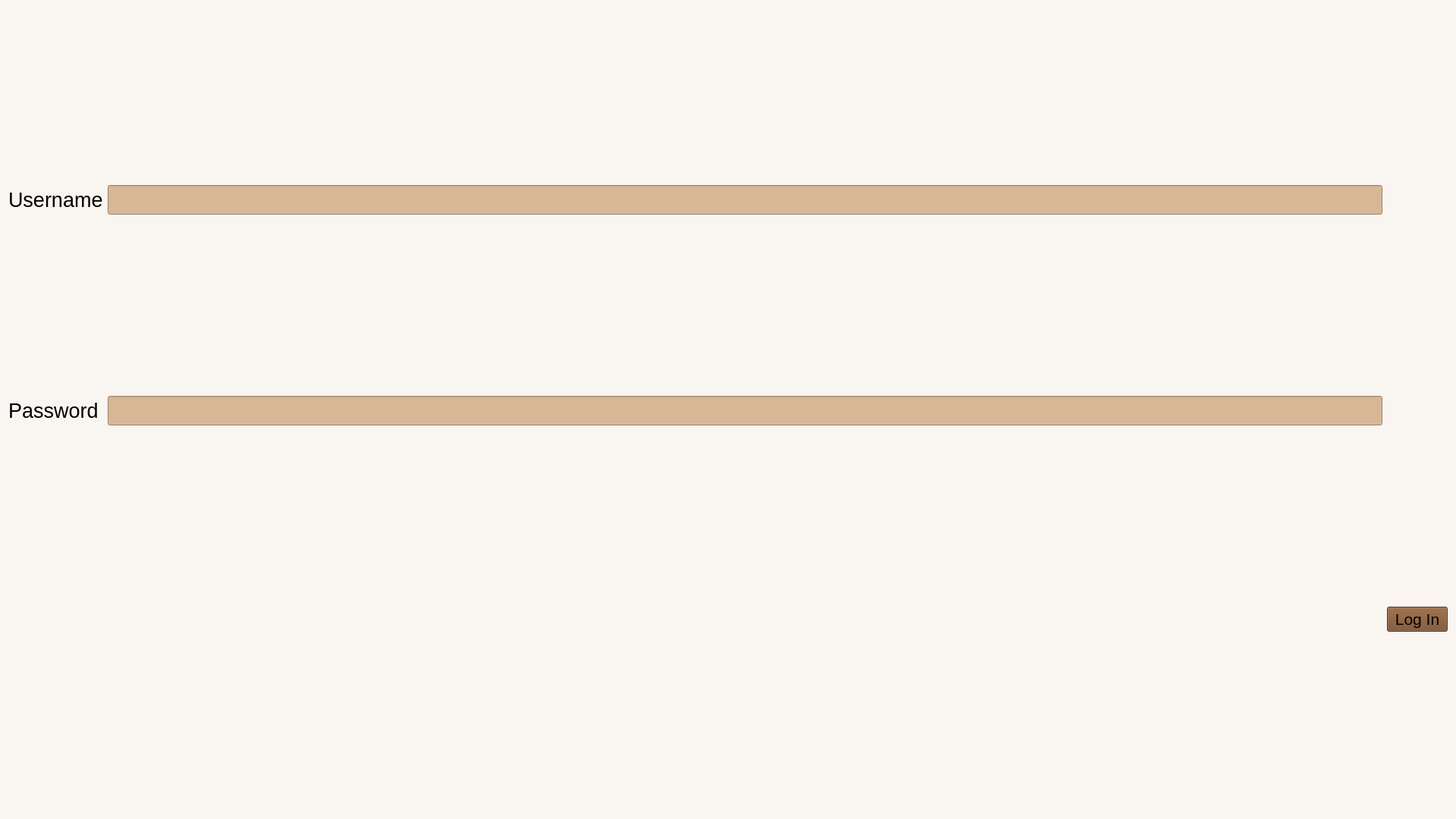
<?xml version="1.0" encoding="UTF-8"?>
<ui version="4.0">
 <class>Form</class>
 <widget class="QWidget" name="Form">
  <property name="geometry">
   <rect>
    <x>0</x>
    <y>0</y>
    <width>1920</width>
    <height>1080</height>
   </rect>
  </property>
  <property name="minimumSize">
   <size>
    <width>1920</width>
    <height>1080</height>
   </size>
  </property>
  <property name="windowTitle">
   <string>Login</string>
  </property>
  <property name="styleSheet">
   <string notr="true">background-color: rgb(249, 245, 240);</string>
  </property>
  <layout class="QGridLayout" name="gridLayout">
   <item row="0" column="0">
    <widget class="QLabel" name="label_username">
     <property name="font">
      <font>
       <pointsize>20</pointsize>
      </font>
     </property>
     <property name="text">
      <string>Username</string>
     </property>
    </widget>
   </item>
   <item row="0" column="1">
    <widget class="QLineEdit" name="lineEdit_username">
     <property name="font">
      <font>
       <pointsize>20</pointsize>
      </font>
     </property>
     <property name="styleSheet">
      <string notr="true">background-color: rgb(216, 183, 151);</string>
     </property>
    </widget>
   </item>
   <item row="1" column="0">
    <widget class="QLabel" name="label_password">
     <property name="font">
      <font>
       <pointsize>20</pointsize>
      </font>
     </property>
     <property name="text">
      <string>Password</string>
     </property>
    </widget>
   </item>
   <item row="1" column="1">
    <widget class="QLineEdit" name="lineEdit_password">
     <property name="font">
      <font>
       <pointsize>20</pointsize>
      </font>
     </property>
     <property name="styleSheet">
      <string notr="true">background-color: rgb(216, 183, 151);</string>
     </property>
    </widget>
   </item>
   <item row="2" column="2">
    <widget class="QPushButton" name="pushButton_login">
     <property name="font">
      <font>
       <pointsize>16</pointsize>
      </font>
     </property>
     <property name="styleSheet">
      <string notr="true">background-color: rgb(117, 73, 38);</string>
     </property>
     <property name="text">
      <string>Log In</string>
     </property>
    </widget>
   </item>
  </layout>
 </widget>
 <resources/>
 <connections/>
</ui>
